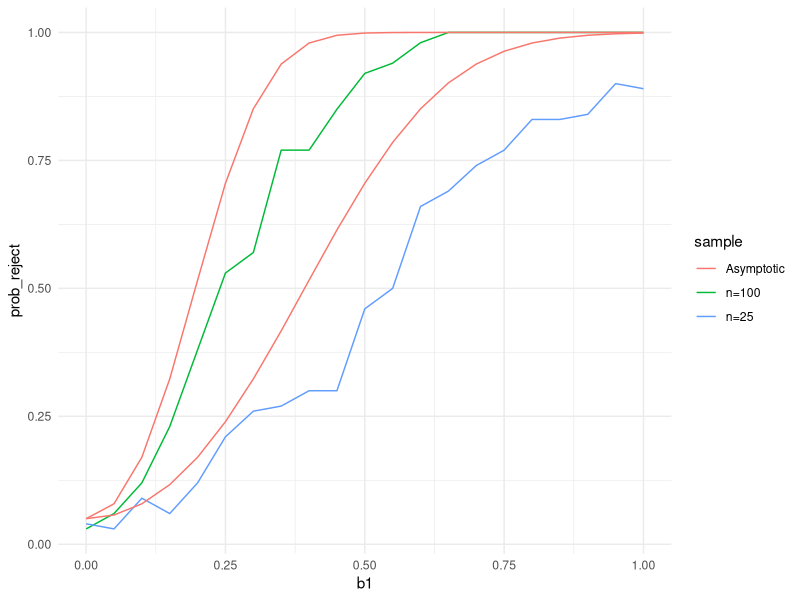
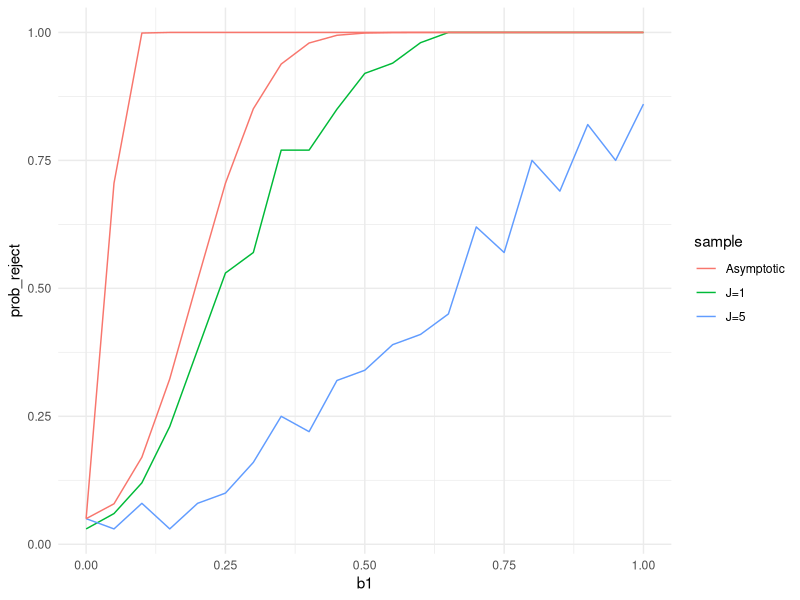

The R source for these figures, in order:
## ---- chunk 1
knitr::opts_chunk$set(echo = TRUE)
library(tidyverse)
library(sandwich)
library(broom)
## ---- chunk 2
# Instantiate Variables
set.seed(42)
num_reps = 100

# Function to build data and grab results
sim_func <- function(rep,n,J,b1){ 
  df <-tibble(err = rchisq(n, df=J)-J,
                  x1=rnorm(n=n,mean=0,sd=1),
                  y = x1*b1+err)
  reg <- lm(y~x1, data=df)
  results <- list(beta1=coefficients(reg)[2],
                  var_beta1=vcovHC(reg, type="const")[2,2]) 
  return(results)  
}

## Parameter Settings
param_list <- expand.grid(rep=1:num_reps, n=c(25,100), J=c(1,5),
                          b1=seq(0,1,0.05))

sim_out <- param_list %>% 
  mutate(results = pmap(param_list, sim_func)) %>%
  unnest_wider(results) %>%
  group_by(n,J,b1) %>%
  mutate(test_b1=abs(beta1/sqrt(var_beta1)>1.96)) %>%
  mutate(prob_reject=mean(test_b1)) %>%
  mutate(asy_power=pnorm(-1.96-sqrt(n)*b1/(1/J))+pnorm(sqrt(n)*b1/(1/J)-1.96)) %>%
  ungroup() %>%
  select(n,J,b1,prob_reject,asy_power) %>%
  distinct()

sim_out
## ---- chunk 3

pl_power_q1 <- sim_out %>%
  filter(J==1) %>%
  mutate(sample= case_when( n==25 ~ "n=25", n==100 ~ "n=100")) %>%
  mutate(asy_power=pnorm(-1.96-sqrt(n)*b1/(1/J))+pnorm(sqrt(n)*b1/(1/J)-1.96))%>%
  ggplot() +
    geom_line(aes(x=b1,y=prob_reject,group=sample,color=sample)) + 
    geom_line(aes(x=b1,y=asy_power,group=sample,color="Asymptotic"))  +
    theme_minimal()


pl_power_q1

pl_power_q2 <- sim_out %>%
  filter(n==100) %>%
  mutate(sample= case_when( J==1 ~ "J=1", J==5 ~ "J=5")) %>%
  mutate(asy_power=pnorm(-1.96-sqrt(n)*b1/(1/J))+pnorm(sqrt(n)*b1/(1/J)-1.96)) %>%
  ggplot() +
    geom_line(aes(x=b1,y=prob_reject,group=sample,color=sample)) + 
    geom_line(aes(x=b1,y=asy_power,group=sample,color="Asymptotic"))  +
    theme_minimal() 
  
pl_power_q2
